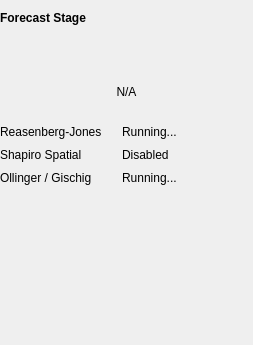
<?xml version="1.0" encoding="UTF-8"?>
<ui version="4.0">
 <class>Form</class>
 <widget class="QWidget" name="Form">
  <property name="geometry">
   <rect>
    <x>0</x>
    <y>0</y>
    <width>253</width>
    <height>345</height>
   </rect>
  </property>
  <property name="sizePolicy">
   <sizepolicy hsizetype="Fixed" vsizetype="Expanding">
    <horstretch>0</horstretch>
    <verstretch>0</verstretch>
   </sizepolicy>
  </property>
  <property name="minimumSize">
   <size>
    <width>0</width>
    <height>200</height>
   </size>
  </property>
  <property name="windowTitle">
   <string>Form</string>
  </property>
  <layout class="QVBoxLayout" name="verticalLayout">
   <property name="leftMargin">
    <number>0</number>
   </property>
   <property name="rightMargin">
    <number>0</number>
   </property>
   <item>
    <widget class="QLabel" name="titleLabel">
     <property name="maximumSize">
      <size>
       <width>150</width>
       <height>16777215</height>
      </size>
     </property>
     <property name="font">
      <font>
       <weight>75</weight>
       <bold>true</bold>
      </font>
     </property>
     <property name="text">
      <string>Forecast Stage</string>
     </property>
    </widget>
   </item>
   <item>
    <widget class="QLabel" name="imageLabel">
     <property name="sizePolicy">
      <sizepolicy hsizetype="Fixed" vsizetype="Fixed">
       <horstretch>0</horstretch>
       <verstretch>0</verstretch>
      </sizepolicy>
     </property>
     <property name="minimumSize">
      <size>
       <width>240</width>
       <height>48</height>
      </size>
     </property>
     <property name="text">
      <string/>
     </property>
     <property name="pixmap">
      <pixmap resource="images.qrc">:/stage_images/images/stage_disabled.png</pixmap>
     </property>
     <property name="scaledContents">
      <bool>false</bool>
     </property>
     <property name="alignment">
      <set>Qt::AlignCenter</set>
     </property>
    </widget>
   </item>
   <item>
    <widget class="QLabel" name="statusLabel">
     <property name="text">
      <string>N/A</string>
     </property>
     <property name="alignment">
      <set>Qt::AlignCenter</set>
     </property>
    </widget>
   </item>
   <item>
    <spacer name="verticalSpacer_2">
     <property name="orientation">
      <enum>Qt::Vertical</enum>
     </property>
     <property name="sizeType">
      <enum>QSizePolicy::Fixed</enum>
     </property>
     <property name="sizeHint" stdset="0">
      <size>
       <width>20</width>
       <height>20</height>
      </size>
     </property>
    </spacer>
   </item>
   <item>
    <layout class="QGridLayout" name="substatusLayout">
     <property name="horizontalSpacing">
      <number>20</number>
     </property>
     <item row="0" column="1">
      <widget class="QLabel" name="label_6">
       <property name="sizePolicy">
        <sizepolicy hsizetype="Preferred" vsizetype="Preferred">
         <horstretch>0</horstretch>
         <verstretch>0</verstretch>
        </sizepolicy>
       </property>
       <property name="text">
        <string>Running...</string>
       </property>
      </widget>
     </item>
     <item row="2" column="1">
      <widget class="QLabel" name="label_8">
       <property name="text">
        <string>Running...</string>
       </property>
      </widget>
     </item>
     <item row="1" column="0">
      <widget class="QLabel" name="label_4">
       <property name="maximumSize">
        <size>
         <width>150</width>
         <height>16777215</height>
        </size>
       </property>
       <property name="text">
        <string>Shapiro Spatial</string>
       </property>
      </widget>
     </item>
     <item row="1" column="1">
      <widget class="QLabel" name="label_7">
       <property name="text">
        <string>Disabled</string>
       </property>
      </widget>
     </item>
     <item row="2" column="0">
      <widget class="QLabel" name="label_3">
       <property name="maximumSize">
        <size>
         <width>150</width>
         <height>16777215</height>
        </size>
       </property>
       <property name="text">
        <string>Ollinger / Gischig</string>
       </property>
      </widget>
     </item>
     <item row="0" column="0">
      <widget class="QLabel" name="label_5">
       <property name="maximumSize">
        <size>
         <width>150</width>
         <height>16777215</height>
        </size>
       </property>
       <property name="text">
        <string>Reasenberg-Jones</string>
       </property>
      </widget>
     </item>
     <item row="1" column="2">
      <spacer name="horizontalSpacer">
       <property name="orientation">
        <enum>Qt::Horizontal</enum>
       </property>
       <property name="sizeType">
        <enum>QSizePolicy::Minimum</enum>
       </property>
       <property name="sizeHint" stdset="0">
        <size>
         <width>40</width>
         <height>20</height>
        </size>
       </property>
      </spacer>
     </item>
    </layout>
   </item>
   <item>
    <spacer name="verticalSpacer">
     <property name="orientation">
      <enum>Qt::Vertical</enum>
     </property>
     <property name="sizeHint" stdset="0">
      <size>
       <width>20</width>
       <height>40</height>
      </size>
     </property>
    </spacer>
   </item>
  </layout>
 </widget>
 <resources>
  <include location="images.qrc"/>
  <include location="../../../../../../.designer/backup/images.qrc"/>
 </resources>
 <connections/>
</ui>
